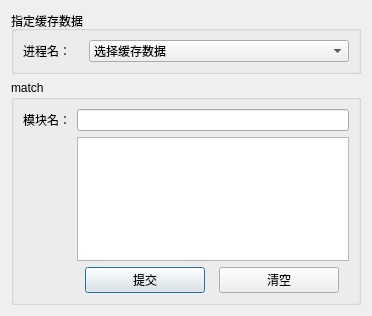
<?xml version="1.0" encoding="UTF-8"?>
<ui version="4.0">
 <class>Dialog</class>
 <widget class="QDialog" name="Dialog">
  <property name="geometry">
   <rect>
    <x>0</x>
    <y>0</y>
    <width>372</width>
    <height>316</height>
   </rect>
  </property>
  <property name="windowTitle">
   <string>dump_so</string>
  </property>
  <layout class="QGridLayout" name="gridLayout_3">
   <item row="0" column="0">
    <widget class="QGroupBox" name="groupBox_2">
     <property name="title">
      <string>指定缓存数据</string>
     </property>
     <layout class="QGridLayout" name="gridLayout_2">
      <item row="0" column="0">
       <widget class="QLabel" name="label_5">
        <property name="maximumSize">
         <size>
          <width>60</width>
          <height>16777215</height>
         </size>
        </property>
        <property name="text">
         <string>进程名：</string>
        </property>
       </widget>
      </item>
      <item row="0" column="1">
       <widget class="QComboBox" name="cmbPackage">
        <item>
         <property name="text">
          <string>选择缓存数据</string>
         </property>
        </item>
       </widget>
      </item>
     </layout>
    </widget>
   </item>
   <item row="1" column="0">
    <widget class="QGroupBox" name="groupBox">
     <property name="title">
      <string>match</string>
     </property>
     <layout class="QGridLayout" name="gridLayout">
      <item row="0" column="0">
       <widget class="QLabel" name="label_3">
        <property name="text">
         <string>模块名：</string>
        </property>
       </widget>
      </item>
      <item row="2" column="1">
       <layout class="QHBoxLayout" name="horizontalLayout">
        <item>
         <widget class="QPushButton" name="btnSubmit">
          <property name="maximumSize">
           <size>
            <width>120</width>
            <height>16777215</height>
           </size>
          </property>
          <property name="text">
           <string>提交</string>
          </property>
         </widget>
        </item>
        <item>
         <widget class="QPushButton" name="btnClear">
          <property name="maximumSize">
           <size>
            <width>120</width>
            <height>16777215</height>
           </size>
          </property>
          <property name="text">
           <string>清空</string>
          </property>
         </widget>
        </item>
       </layout>
      </item>
      <item row="0" column="1">
       <widget class="QLineEdit" name="txtModule"/>
      </item>
      <item row="1" column="1">
       <widget class="QListWidget" name="listModule"/>
      </item>
     </layout>
    </widget>
   </item>
  </layout>
 </widget>
 <resources/>
 <connections/>
</ui>
